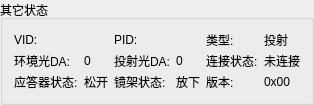
            <widget class="QGroupBox" name="groupBox_13">
             <property name="sizePolicy">
              <sizepolicy hsizetype="Preferred" vsizetype="Expanding">
               <horstretch>0</horstretch>
               <verstretch>0</verstretch>
              </sizepolicy>
             </property>
             <property name="minimumSize">
              <size>
               <width>0</width>
               <height>90</height>
              </size>
             </property>
             <property name="title">
              <string>其它状态</string>
             </property>
             <layout class="QGridLayout" name="gridLayout_6">
              <property name="verticalSpacing">
               <number>3</number>
              </property>
              <item row="0" column="2" colspan="2">
               <widget class="QLabel" name="label_36">
                <property name="maximumSize">
                 <size>
                  <width>100</width>
                  <height>16777215</height>
                 </size>
                </property>
                <property name="text">
                 <string>PID:</string>
                </property>
               </widget>
              </item>
              <item row="0" column="7">
               <widget class="QLabel" name="label_devType">
                <property name="text">
                 <string>投射</string>
                </property>
               </widget>
              </item>
              <item row="0" column="5" colspan="2">
               <widget class="QLabel" name="label_50">
                <property name="text">
                 <string>类型:</string>
                </property>
               </widget>
              </item>
              <item row="2" column="5" colspan="2">
               <widget class="QLabel" name="label_60">
                <property name="text">
                 <string>版本:</string>
                </property>
               </widget>
              </item>
              <item row="0" column="4">
               <widget class="QLabel" name="label_PID">
                <property name="text">
                 <string/>
                </property>
               </widget>
              </item>
              <item row="2" column="0">
               <widget class="QLabel" name="label_69">
                <property name="maximumSize">
                 <size>
                  <width>16777215</width>
                  <height>16777215</height>
                 </size>
                </property>
                <property name="text">
                 <string>应答器状态:</string>
                </property>
               </widget>
              </item>
              <item row="1" column="4">
               <widget class="QLabel" name="label_castLightDA">
                <property name="text">
                 <string>0</string>
                </property>
               </widget>
              </item>
              <item row="2" column="1">
               <widget class="QLabel" name="label_answerState">
                <property name="text">
                 <string>松开</string>
                </property>
               </widget>
              </item>
              <item row="2" column="4">
               <widget class="QLabel" name="label_eyeglassStatus">
                <property name="text">
                 <string>放下</string>
                </property>
               </widget>
              </item>
              <item row="2" column="7">
               <widget class="QLabel" name="label_devVer">
                <property name="text">
                 <string>0x00</string>
                </property>
               </widget>
              </item>
              <item row="0" column="0">
               <widget class="QLabel" name="label_33">
                <property name="maximumSize">
                 <size>
                  <width>100</width>
                  <height>16777215</height>
                 </size>
                </property>
                <property name="text">
                 <string>VID:</string>
                </property>
               </widget>
              </item>
              <item row="1" column="1">
               <widget class="QLabel" name="label_environmentDA">
                <property name="text">
                 <string>0</string>
                </property>
               </widget>
              </item>
              <item row="1" column="5" colspan="2">
               <widget class="QLabel" name="label_34">
                <property name="text">
                 <string>连接状态:</string>
                </property>
               </widget>
              </item>
              <item row="2" column="2" colspan="2">
               <widget class="QLabel" name="label_66">
                <property name="text">
                 <string>镜架状态:</string>
                </property>
               </widget>
              </item>
              <item row="1" column="2" colspan="2">
               <widget class="QLabel" name="label_67">
                <property name="text">
                 <string>投射光DA:</string>
                </property>
               </widget>
              </item>
              <item row="1" column="0">
               <widget class="QLabel" name="label_63">
                <property name="maximumSize">
                 <size>
                  <width>16777215</width>
                  <height>16777215</height>
                 </size>
                </property>
                <property name="text">
                 <string>环境光DA:</string>
                </property>
               </widget>
              </item>
              <item row="0" column="1">
               <widget class="QLabel" name="label_VID">
                <property name="maximumSize">
                 <size>
                  <width>30</width>
                  <height>16777215</height>
                 </size>
                </property>
                <property name="text">
                 <string/>
                </property>
               </widget>
              </item>
              <item row="1" column="7">
               <widget class="QLabel" name="label_connectionStatus">
                <property name="text">
                 <string>未连接</string>
                </property>
               </widget>
              </item>
             </layout>
            </widget>
